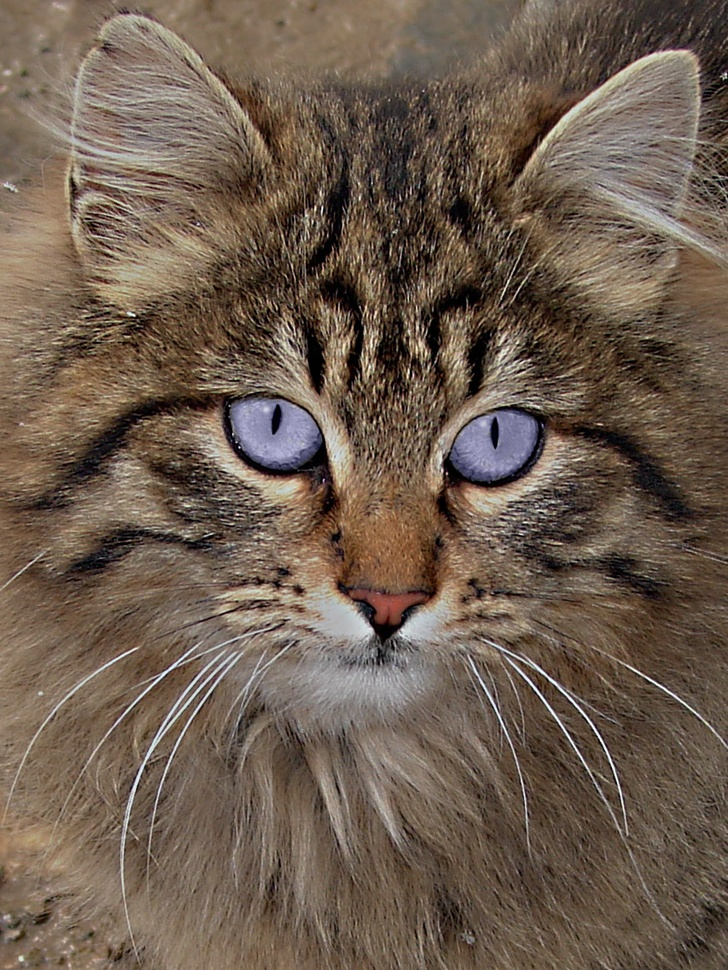
#> input picture math4ai/original_files/LowRankApproximationExample/Cat.jpg, 728 x 970 px, shrunk from 847 x 1129 before the run
$ jupyter execute ImageSVD-Copy1.ipynb
#> lines starting #> are read from the running program, lines starting #| are printed output that depends on the picture
[cell 1]
#from: https://www.frankcleary.com/svdimage/
import matplotlib.pyplot as plt
import numpy as np
import time
from PIL import Image

[cell 2]
img = Image.open('Cat.jpg')
#> img is the input picture: PIL image 728x970 RGB; mean R, G, B 109.8, 93.1, 79.1
imggray = img.convert('LA')
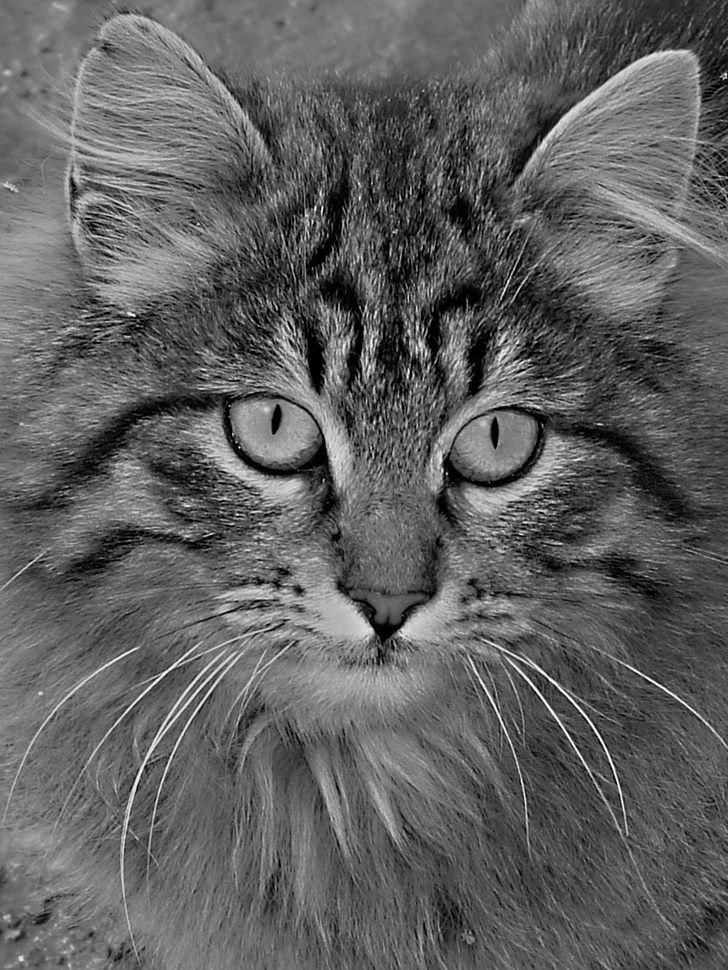
#> imggray: PIL image 728x970 LA; mean R, G, B, A 96.5, 96.5, 96.5, 255
plt.figure(figsize=(9, 6))
plt.imshow(imggray);

[cell 3]
#Convert the image data into a numpy matrix, plotting the result to show the data is unchanged.
imgmat = np.array(list(imggray.getdata(band=0)), float)
imgmat.shape = (imggray.size[1], imggray.size[0])
imgmat = np.matrix(imgmat)
plt.figure(figsize=(9,6))
plt.imshow(imgmat, cmap='gray');

[cell 4]
#Now to compute the singular value decomposition:
U, sigma, V = np.linalg.svd(imgmat)
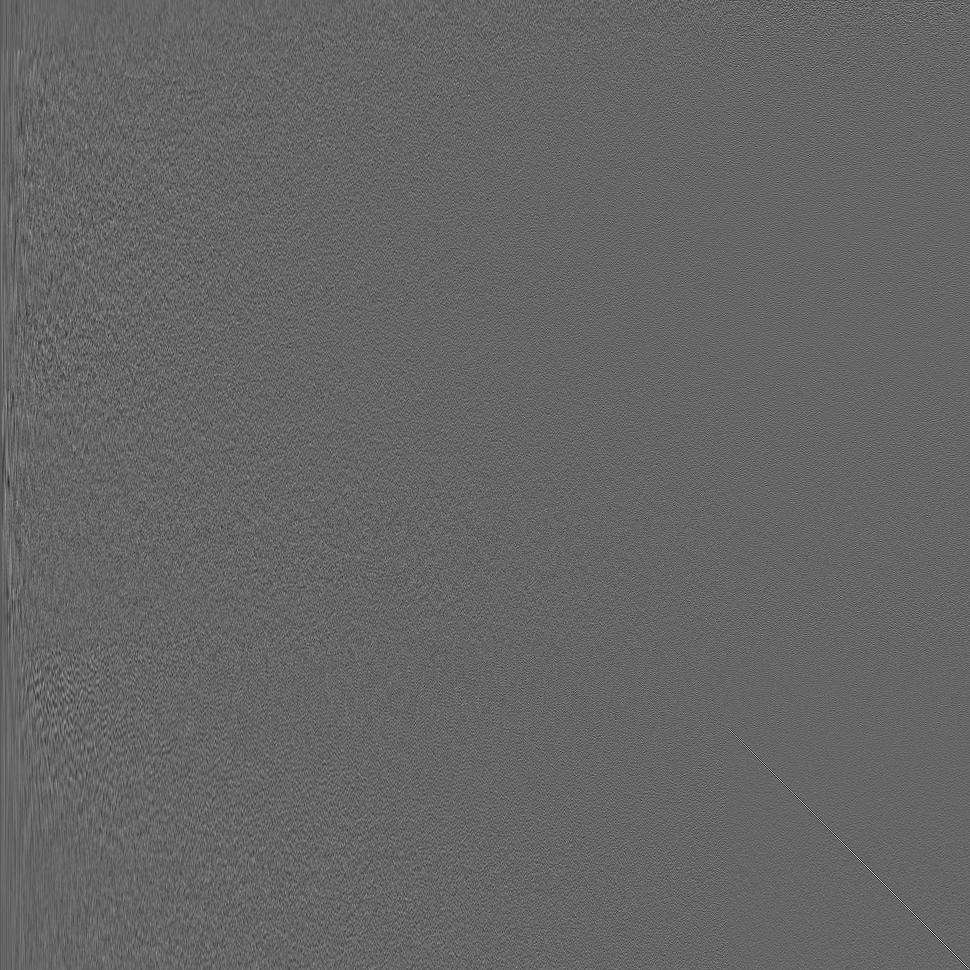
#> U: shape (970, 970) float64; min -0.293, max 0.433, mean -3.32e-05; drawn with min black and max white
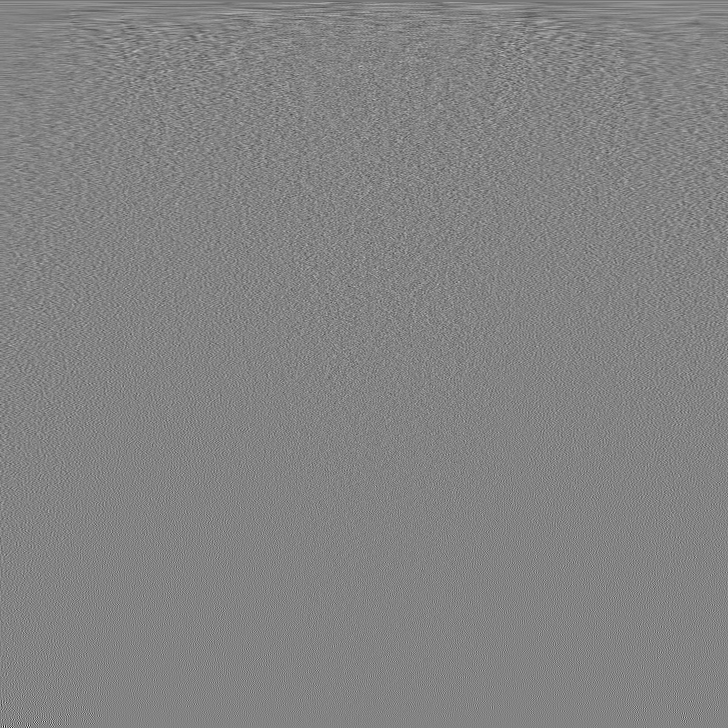
#> V: shape (728, 728) float64; min -0.377, max 0.354, mean -4.45e-05; drawn with min black and max white
#> sigma = 728 values, max 81848.4 at index 0, min 6.09 at index 727, mean 691.2

reconstimg = np.matrix(U[:, :1]) * np.diag(sigma[:1]) * np.matrix(V[:1, :])
plt.imshow(reconstimg, cmap='gray');

[cell 5]
# for np.matrices, the operator * is matrix multiplication
A = np.random.randint(0, 100, (3,3))
B = np.random.randint(0, 100, (3,3))
C = np.matrix(A)
D = np.matrix(B)
print(A==C)
print(B==D)

[cell 6]
A*B, C*D, A@B

[cell 7]
for i in range(2, 4):
    reconstimg = np.matrix(U[:, :i]) * np.diag(sigma[:i]) * np.matrix(V[:i, :])
    plt.imshow(reconstimg, cmap='gray')
    title = "n = %s" % i
    plt.title(title)
    plt.show()
#> this loop made 2 passes
#> pass 1, `reconstimg = np.matrix(U[:, :i]) * np.diag(sigma[:i]) * np.matrix(V[:i..`:
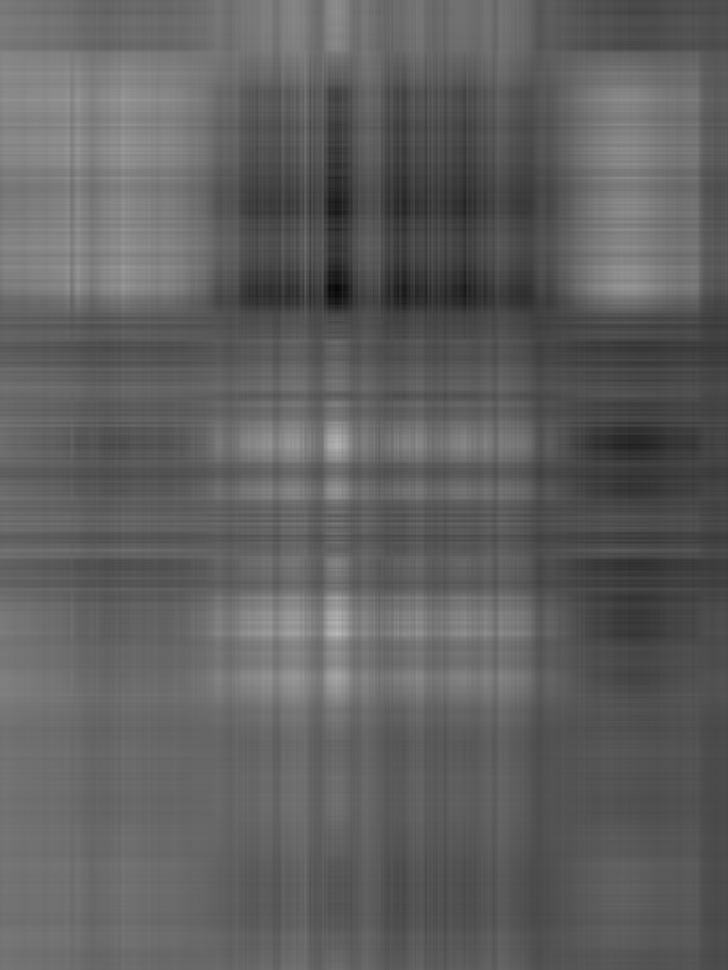
#> reconstimg: shape (970, 728) float64; min 6.13, max 186.5, mean 96.5

[cell 8]
for i in range(5, 51, 5):
    reconstimg = np.matrix(U[:, :i]) * np.diag(sigma[:i]) * np.matrix(V[:i, :])
    plt.imshow(reconstimg, cmap='gray')
    title = "n = %s" % i
    plt.title(title)
    plt.show()
#> this loop made 10 passes
#> pass 1, `reconstimg = np.matrix(U[:, :i]) * np.diag(sigma[:i]) * np.matrix(V[:i..`:
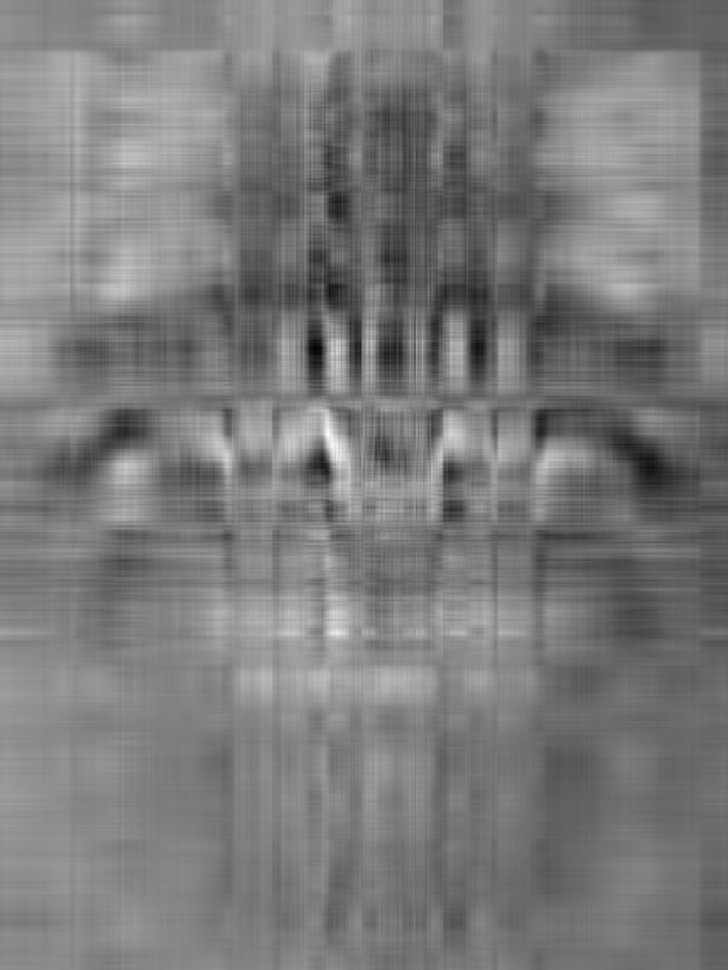
#> reconstimg: shape (970, 728) float64; min -23.42, max 224.7, mean 96.5; drawn with min black and max white
#> pass 3, `reconstimg = np.matrix(U[:, :i]) * np.diag(sigma[:i]) * np.matrix(V[:i..`:
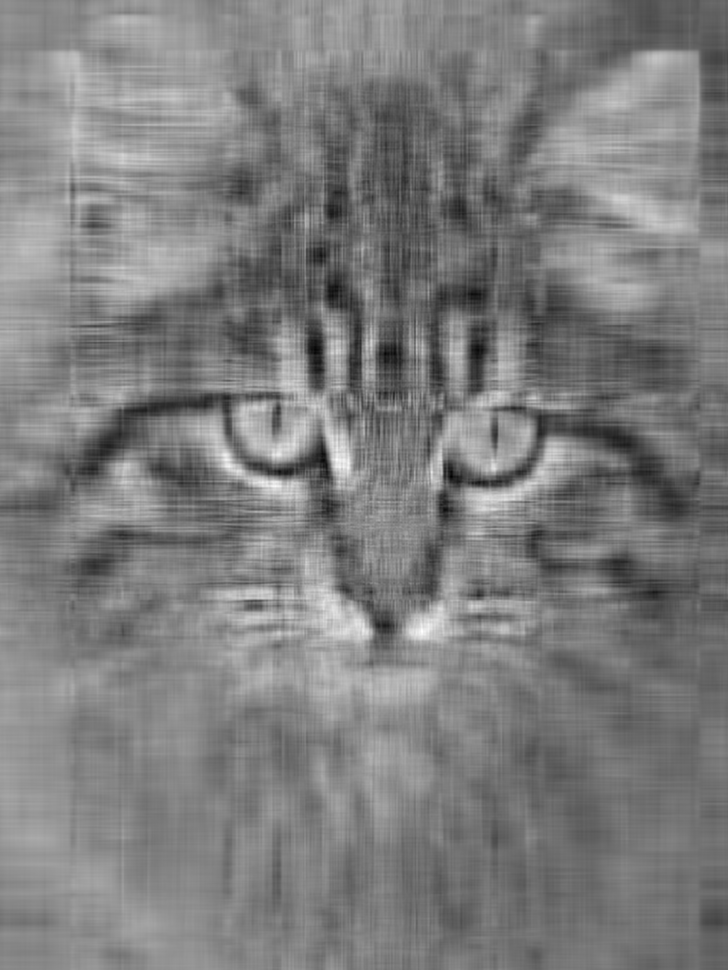
#> reconstimg: shape (970, 728) float64; min -35.16, max 231.8, mean 96.5; drawn with min black and max white

#for comparison show the original picture once again
plt.imshow(imggray);
